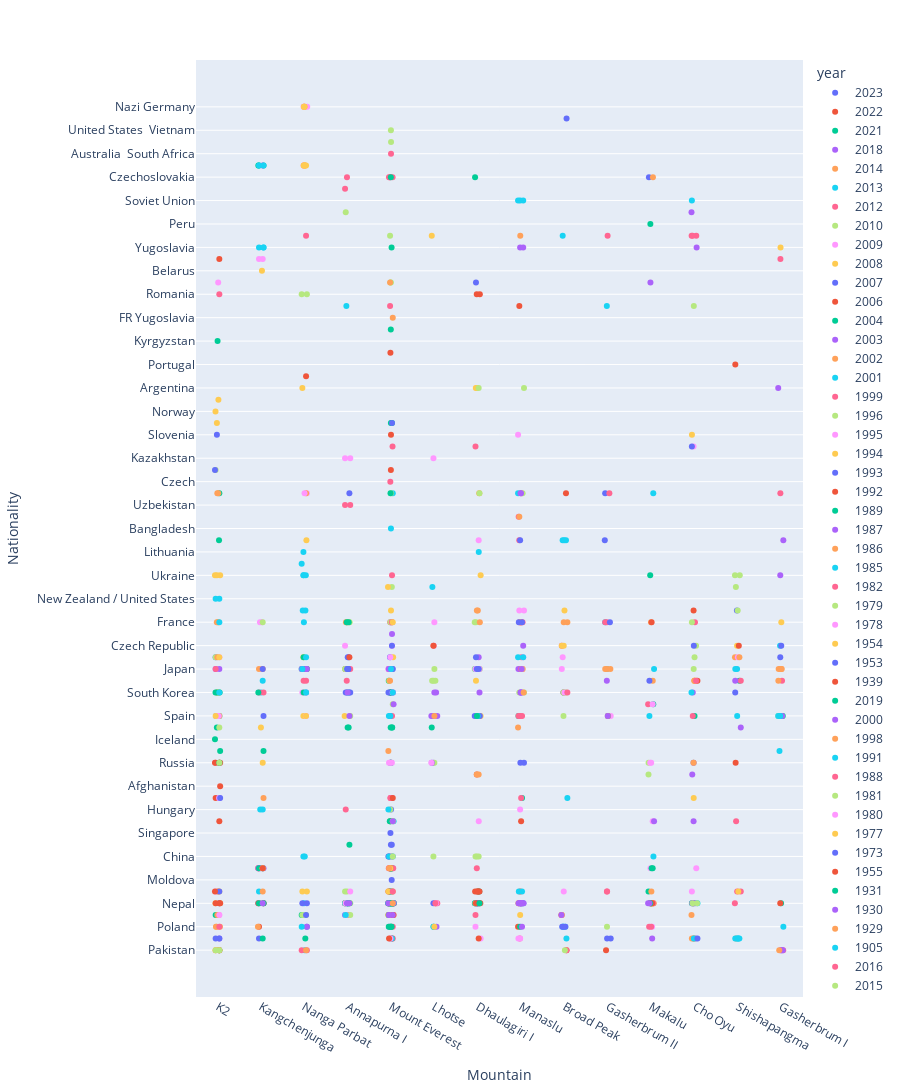

Notebook source saved alongside this figure:
### Code cell
from plotly.express import strip
strip(data_frame=df, y='Nationality', x='Mountain', hover_name='Name', hover_data=['Date'], height=1500, stripmode='overlay', color='year')
